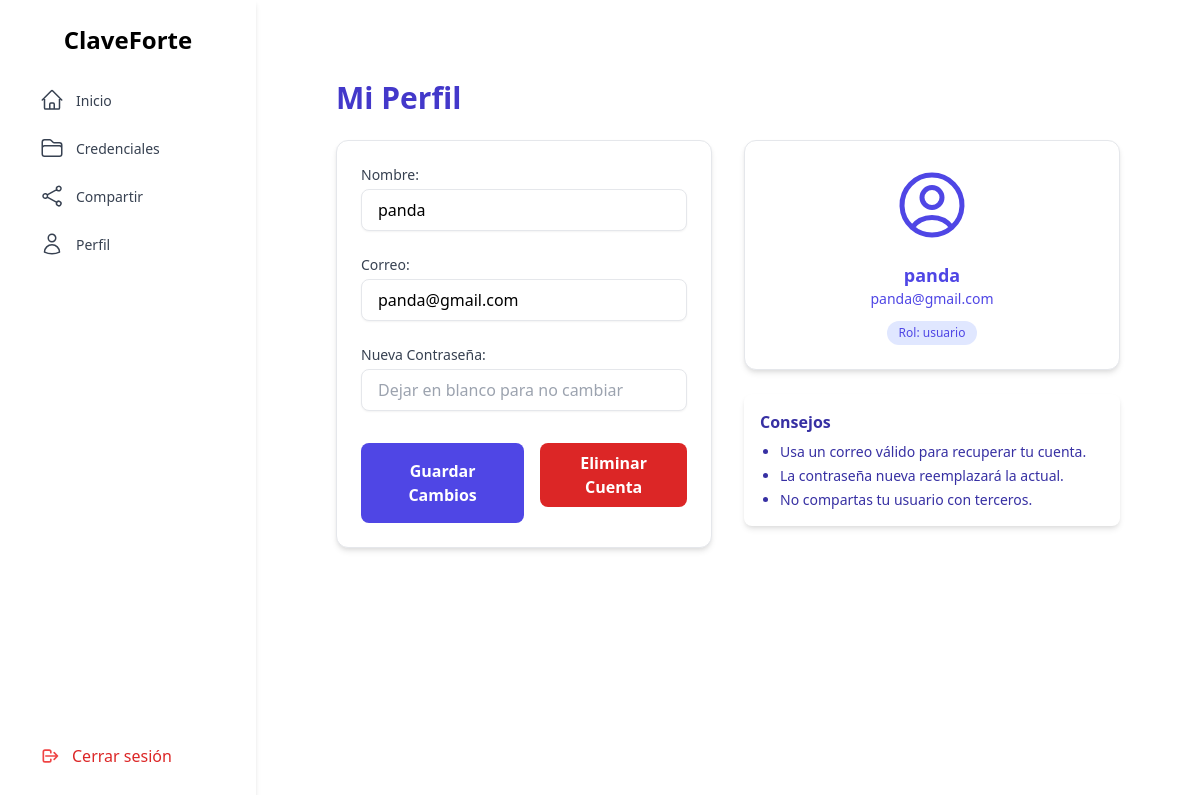
/profile (signed in), run on the app's committed database.
### tables this page shows
CREATE TABLE Users (
        id_usr       INTEGER PRIMARY KEY AUTOINCREMENT,
        usr_name     TEXT NOT NULL,
        usr_mail     TEXT NOT NULL UNIQUE,
        usr_pass     TEXT NOT NULL,       -- Contraseña principal (hash)
        secret_pass  TEXT,                -- Contraseña para compartir (hash)
        last_login   TEXT,                -- Fecha en formato ISO
        id_rol       INTEGER NOT NULL,
        FOREIGN KEY (id_rol) REFERENCES Roles(id_rol)
    );

### app.py (the view, shortened to what this page needs)
@app.route('/profile', methods=['GET', 'POST'])
def perfil():
    if 'usuario_id' not in session:
        return redirect(url_for('login'))
    rol = session.get('usuario_rol')
    usuario_id = session['usuario_id']
    conn = sqlite3.connect('instance/ClaveForte.db')
    conn.row_factory = sqlite3.Row
    cur = conn.cursor()
    cur.execute("SELECT usr_name, usr_mail, id_rol FROM Users WHERE id_usr = ?", (usuario_id,))
    datos = cur.fetchone()
    conn.close()
    return render_template('/profile/profile.html',
                           usr_rol=rol,
                           usuario=datos)

### templates/profile/profile.html (shortened to what this page needs)
{% extends 'layout.html' %}
{% block content %}
<div class="flex-1 p-10">
    <h2 class="text-3xl font-bold text-indigo-700 mb-6">Mi Perfil</h2>
    <div class="grid grid-cols-1 md:grid-cols-2 gap-8">
        <form method="POST" action="{{ url_for('perfil') }}"
              class="bg-white p-6 rounded-xl shadow-md border border-gray-200 space-y-6">
            <div>
                <label for="nombre" class="block text-sm font-medium text-gray-700 mb-1">Nombre:</label>
                <input type="text" id="nombre" name="nombre" value="{{ usuario['usr_name'] }}" required
                       class="w-full px-4 py-2 border rounded-lg shadow-sm focus:outline-none focus:ring-2 focus:ring-indigo-500 focus:border-transparent">
            </div>
            <div>
                <label for="correo" class="block text-sm font-medium text-gray-700 mb-1">Correo:</label>
                <input type="email" id="correo" name="correo" value="{{ usuario['usr_mail'] }}" required
                       class="w-full px-4 py-2 border rounded-lg shadow-sm focus:outline-none focus:ring-2 focus:ring-indigo-500 focus:border-transparent">
            </div>
            <div>
                <label for="password" class="block text-sm font-medium text-gray-700 mb-1">Nueva Contraseña:</label>
                <input type="password" id="password" name="password"
                       class="w-full px-4 py-2 border rounded-lg shadow-sm focus:outline-none focus:ring-2 focus:ring-indigo-500 focus:border-transparent"
                       placeholder="Dejar en blanco para no cambiar">
            </div>
            <div class="flex justify-end gap-4 pt-2">
                <form method="POST" action="{{ url_for('perfil') }}">
                    <button type="submit"
                            class="bg-indigo-600 text-white px-6 py-2 rounded-lg hover:bg-indigo-700 transition font-semibold">
                        Guardar Cambios
                    </button>
                </form>
                <form method="POST" action="{{ url_for('eliminar_cuenta') }}"
                    onsubmit="return confirm('¿Deseas eliminar tu cuenta? Esta acción no se puede deshacer.')">
                    <button type="submit"
                            class="bg-red-600 text-white px-6 py-2 rounded-lg hover:bg-red-700 transition font-semibold">
                        Eliminar Cuenta
                    </button>
                </form>
            </div>
        </form>
        <div class="space-y-6">
            <div class="bg-white border border-gray-200 rounded-xl p-6 shadow-md text-center">
                <div class="mb-4 flex justify-center">
                </div>
                <h3 class="text-lg font-semibold text-indigo-600">{{ usuario['usr_name'] }}</h3>
                <p class="text-sm text-indigo-600">{{ usuario['usr_mail'] }}</p>
                <span class="inline-block mt-3 px-3 py-1 text-xs bg-indigo-100 text-indigo-600 rounded-full">
                    Rol: {{ 'usuario' if usuario['id_rol'] == 2 else 'NAN' }}
                </span>
            </div>
            <div class="bg-white text-indigo-800 p-4 rounded-lg shadow-md">
                <h3 class="font-semibold mb-2">Consejos</h3>
                <ul class="list-disc pl-5 text-sm space-y-1">
                    <li>Usa un correo válido para recuperar tu cuenta.</li>
                    <li>La contraseña nueva reemplazará la actual.</li>
                    <li>No compartas tu usuario con terceros.</li>
                </ul>
            </div>
        </div>
    </div>
</div>
{% endblock %}

### data on the page
Users: nombre "panda", correo "panda@gmail.com", usr_name "panda", usr_mail "panda@gmail.com"

### other printed values
{{ 'usuario' if usuario['id_rol'] == 2 else 'NAN' }} "usuario"
